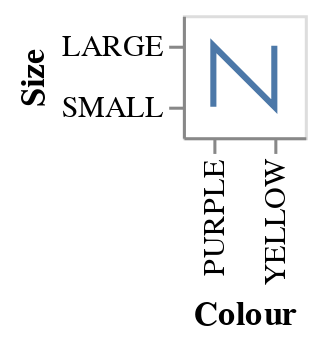

Notebook source saved alongside this figure:
### Code cell
alt.Chart(mydataframe).mark_line().encode(x='Colour',y='Size',tooltip='Act')

### Figure 1 — Vega-Lite specification as saved in the notebook (floating-point values rounded to 4 significant figures)
{"config": {"view": {"continuousWidth": 400, "continuousHeight": 300}}, "data": {"name": "data-9271859cb92a9913974feaf5457e9258"}, "mark": "line", "encoding": {"tooltip": {"field": "Act", "type": "nominal"}, "x": {"field": "Colour", "type": "nominal"}, "y": {"field": "Size", "type": "nominal"}}, "$schema": "https://vega.github.io/schema/vega-lite/v4.17.0.json", "datasets": {"data-9271859cb92a9913974feaf5457e9258": [{"Colour": "YELLOW", "Size": "SMALL", "Act": "STRETCH", "Age": "ADULT", "Inflated": "T"}, {"Colour": "YELLOW", "Size": "SMALL", "Act": "STRETCH", "Age": "ADULT", "Inflated": "T"}, {"Colour": "YELLOW", "Size": "SMALL", "Act": "STRETCH", "Age": "CHILD", "Inflated": "F"}, {"Colour": "YELLOW", "Size": "SMALL", "Act": "DIP", "Age": "ADULT", "Inflated": "F"}, {"Colour": "YELLOW", "Size": "SMALL", "Act": "DIP", "Age": "CHILD", "Inflated": "F"}, {"Colour": "YELLOW", "Size": "LARGE", "Act": "STRETCH", "Age": "ADULT", "Inflated": "T"}, {"Colour": "YELLOW", "Size": "LARGE", "Act": "STRETCH", "Age": "ADULT", "Inflated": "T"}, {"Colour": "YELLOW", "Size": "LARGE", "Act": "STRETCH", "Age": "CHILD", "Inflated": "F"}, {"Colour": "YELLOW", "Size": "LARGE", "Act": "DIP", "Age": "ADULT", "Inflated": "F"}, {"Colour": "YELLOW", "Size": "LARGE", "Act": "DIP", "Age": "CHILD", "Inflated": "F"}, {"Colour": "PURPLE", "Size": "SMALL", "Act": "STRETCH", "Age": "ADULT", "Inflated": "T"}, {"Colour": "PURPLE", "Size": "SMALL", "Act": "STRETCH", "Age": "ADULT", "Inflated": "T"}, {"Colour": "PURPLE", "Size": "SMALL", "Act": "STRETCH", "Age": "CHILD", "Inflated": "F"}, {"Colour": "PURPLE", "Size": "SMALL", "Act": "DIP", "Age": "ADULT", "Inflated": "F"}, {"Colour": "PURPLE", "Size": "SMALL", "Act": "DIP", "Age": "CHILD", "Inflated": "F"}, {"Colour": "PURPLE", "Size": "LARGE", "Act": "STRETCH", "Age": "ADULT", "Inflated": "T"}, {"Colour": "PURPLE", "Size": "LARGE", "Act": "STRETCH", "Age": "ADULT", "Inflated": "T"}, {"Colour": "PURPLE", "Size": "LARGE", "Act": "STRETCH", "Age": "CHILD", "Inflated": "F"}, {"Colour": "PURPLE", "Size": "LARGE", "Act": "DIP", "Age": "ADULT", "Inflated": "F"}, {"Colour": "PURPLE", "Size": "LARGE", "Act": "DIP", "Age": "CHILD", "Inflated": "F"}]}}
